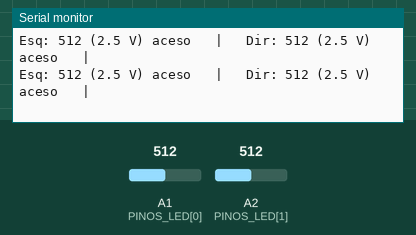
This sketch was run on a simulated Arduino Uno, built with avr-gcc and run on an emulated ATmega328P. Parts: the last lines printed to the serial monitor. The inputs (shaded band) are chosen by the test bench; at power-on: A1 (PINOS_LED[0]) = 512, A2 (PINOS_LED[1]) = 512.

Above: at 1.2 s.
1.3 s: A1 (PINOS_LED[0]) set to 889
At 2.1 s:
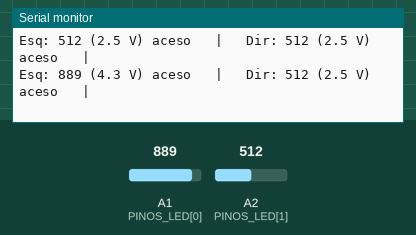
2.8 s: A1 (PINOS_LED[0]) set to 915
At 3.6 s:
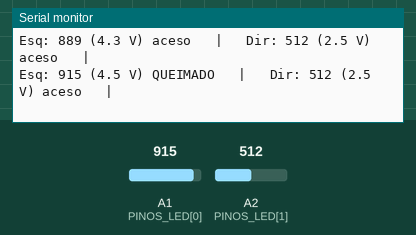
7.1 s: A2 (PINOS_LED[1]) set to 982
At 7.6 s:
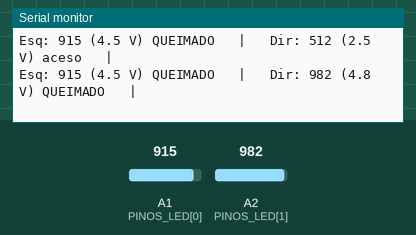
10.1 s: A2 (PINOS_LED[1]) set to 1012
At 10.6 s:
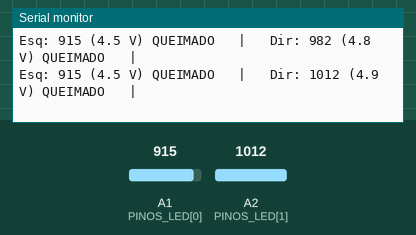

Measured:
- the behaviour switches between 900 and 901 on A1 (PINOS_LED[0]) (found by bisection; images 1 and 2)
- after the input at 1.3 s, the serial monitor: prints a new line after 0.34 s (image 1)
- after the input at 2.8 s, the serial monitor: prints a new line after 0.35 s (image 2)
- after the input at 7.1 s, the serial monitor: prints a new line after 0.06 s (image 3)
- after the input at 10.1 s, the serial monitor: prints a new line after 0.07 s (image 4)

The sketch:

teste-farois.ino
```cpp
/*
  TESTE DOS FAROIS — Anjos da Estrada (B2), sem INA219
  Le a tensao do ponto entre o resistor de 220 ohms e o LED:
    farol esquerdo  -> A1
    farol direito   -> A2
  Escreve no Monitor Serial (9600 baud).

  Escolha a ordem das pecas que voce montou (LED_NO_LADO_DO_5V):
    1 = 5V -> LED -> 220 ohms -> GND   (LED aceso le ~650; sem LED cai para perto de 0)
    0 = 5V -> 220 ohms -> LED -> GND   (LED aceso le ~400 a 650; sem LED sobe para perto de 1023)
  O fio do A1 / A2 fica sempre no ponto entre o LED e o resistor.

  Como testar: com o LED aceso, anote o valor. Tire o LED: o valor deve ir
  para o outro extremo e aparecer QUEIMADO.
  Um pino sem nada ligado (ex.: A2 sem LED) mostra valores "fantasma": ignore.
*/

#define LED_NO_LADO_DO_5V 0

const int PINOS_LED[2] = { A1, A2 };
const char* NOMES[2]   = { "Esq", "Dir" };

const int LIMITE_BAIXO = 300;  // ordem 1: abaixo disso = LED queimado/removido
const int LIMITE_ALTO  = 900;  // ordem 0: acima disso  = LED queimado/removido

void setup() {
  Serial.begin(9600);
  Serial.println(F("Teste dos farois (A1 = esquerdo, A2 = direito)"));
#if LED_NO_LADO_DO_5V
  Serial.println(F("Ordem: 5V -> LED -> 220 -> GND. LED aceso: ~650.  Queimado/removido: perto de 0."));
#else
  Serial.println(F("Ordem: 5V -> 220 -> LED -> GND. LED aceso: 400 a 650.  Queimado/removido: perto de 1023."));
#endif
  Serial.println();
}

void loop() {
  for (int i = 0; i < 2; i++) {
    int valor = analogRead(PINOS_LED[i]);   // 0 a 1023
    float volts = valor * 5.0 / 1023.0;
#if LED_NO_LADO_DO_5V
    bool queimado = valor < LIMITE_BAIXO;
#else
    bool queimado = valor > LIMITE_ALTO;
#endif

    Serial.print(NOMES[i]);
    Serial.print(F(": "));
    Serial.print(valor);
    Serial.print(F(" ("));
    Serial.print(volts, 1);
    Serial.print(F(" V) "));
    Serial.print(queimado ? F("QUEIMADO") : F("aceso"));
    Serial.print(F("   |   "));
  }
  Serial.println();
  delay(500);
}
```
